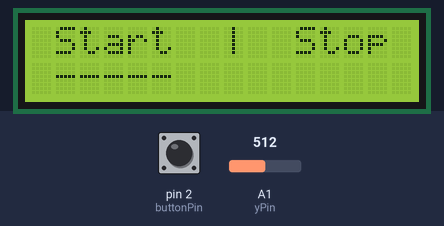
Bench run of a sketch on a simulated Arduino Uno, built with avr-gcc and run on an emulated ATmega328P. Parts: 16×2 character LCD. The test bench sets the inputs (shaded band); at power-on: A1 (yPin) = 512, pin 2 (buttonPin) HIGH. What the sketch prints to the serial monitor is not drawn.

Above: at 1.2 s.
1.3 s: A1 (yPin) set to 90
At 2.5 s:
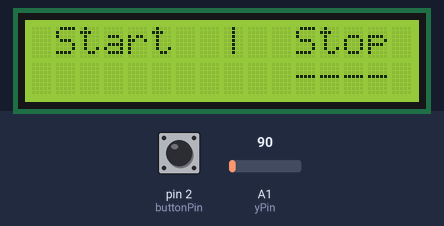
2.8 s: pin 2 (buttonPin) pulled LOW for 0.15 s
Timing chart, 0 to 5.8 s (numbered marks = the images above; inputs shaded):
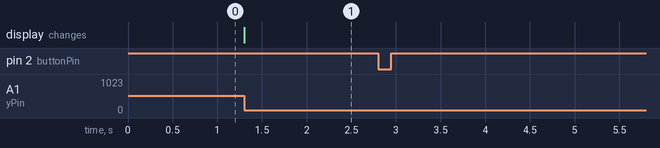

Measured:
- after the input at 1.3 s, the display: changes at once (image 1)
- after the input at 2.8 s, every drawn part: stays the same

The sketch:

Bounty_Battle_Buttons_Start.ino
```cpp
#include <LiquidCrystal.h>

const int xPin = A0;
const int yPin = A1;
const int buttonPin = 2;
const int contrastPin = 10;

const int gamePowerSupplyPin = 9;

int contrastValue = 100;

int xValue;
int yValue;

int buttonState;

int whatModeIsSelected = 0;

LiquidCrystal lcd_1(12, 11, 7, 6, 5, 4);

void setup() {
  // For debugging
  Serial.begin(9600);

  pinMode(xPin, INPUT);
  pinMode(yPin, INPUT);
  pinMode(buttonPin, INPUT_PULLUP);

  pinMode(contrastPin, OUTPUT);
  analogWrite(contrastPin, contrastValue);

  pinMode(gamePowerSupplyPin, OUTPUT);
  digitalWrite(gamePowerSupplyPin, LOW);   // default OFF

  lcd_1.begin(16, 2);
  lcd_1.print(" Start  |  Stop ");
  lcd_1.setCursor(0, 1);
  lcd_1.print(" -----          ");
}

void loop() {
  // put your main code here, to run repeatedly:
  yValue = analogRead(yPin);

  buttonState = digitalRead(buttonPin); // LOW = pressed (pullup)

  // Mode selection
  if (yValue > 923 && whatModeIsSelected != 0) {
    // Left
    whatModeIsSelected = 0;
    lcd_1.setCursor(0, 1);
    lcd_1.print(" -----          ");
  } else if (yValue < 100 && whatModeIsSelected != 1) {
    // Right
    whatModeIsSelected = 1;
    lcd_1.setCursor(0, 1);
    lcd_1.print("           ---- ");
  }

  static unsigned long lastPressMs = 0;
  if (buttonState == LOW && (millis() - lastPressMs) > 200) {
    lastPressMs = millis();
    if (whatModeIsSelected == 0) {
      // Start
      digitalWrite(gamePowerSupplyPin, HIGH);

      // Debugging
      Serial.println("Start -> HIGH to other Arduino");
    } else {
      // Reset
      digitalWrite(gamePowerSupplyPin, LOW);

      // Debugging
      Serial.println("Reset -> LOW to other Arduino");
    }
  }

  delay(30);
}
```
